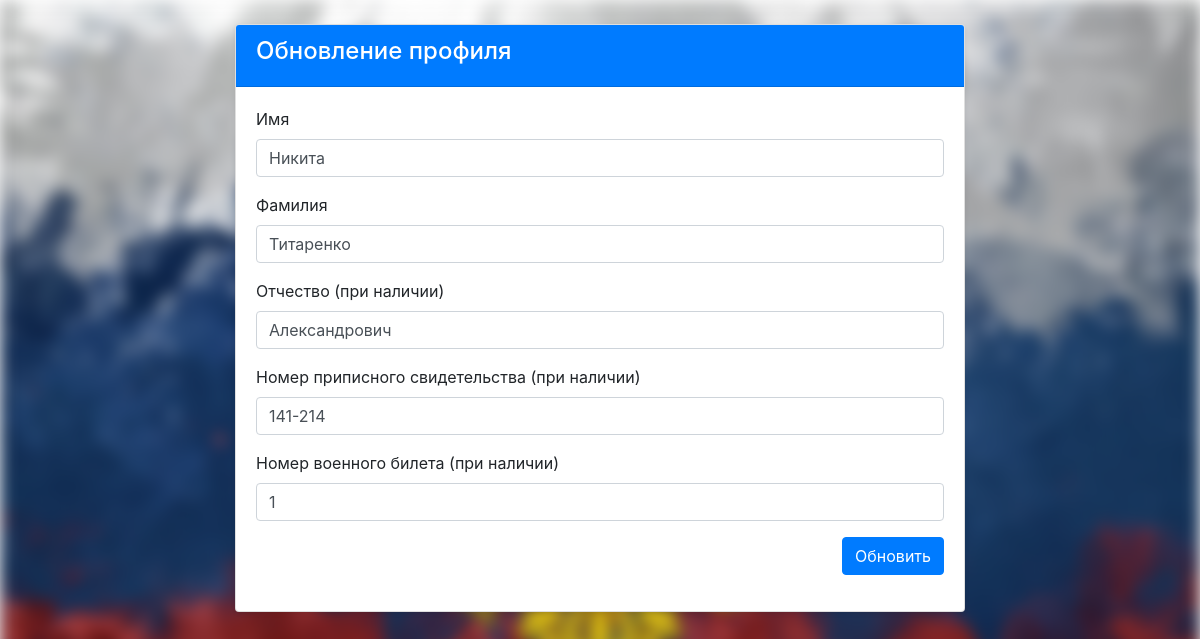
The app's page /update_profile (signed in) with its own data.
### app.py (models this page shows, shortened)
class User(UserMixin, db.Model):
    id = db.Column(db.Integer, primary_key=True)
    username = db.Column(db.String(64), index=True, unique=True)
    password_hash = db.Column(db.String(128))
    first_name = db.Column(db.String(64))
    last_name = db.Column(db.String(64))
    middle_name = db.Column(db.String(64))
    conscription_certificate = db.Column(db.String(64), nullable=True)
    military_id = db.Column(db.String(64), nullable=True)

### app.py (the view, shortened to what this page needs)
@app.route('/update_profile', methods=['GET', 'POST'])
@login_required
def update_profile():
    form = UpdateProfileForm(obj=current_user)
    return render_template('update_profile.html', title='Обновить профиль', form=form)

### app.py
class UpdateProfileForm(FlaskForm):
    first_name = StringField('Имя', validators=[DataRequired()])
    middle_name = StringField('Фамилия', validators=[DataRequired()])
    last_name = StringField('Отчество (при наличии)', validators=[Optional()])
    conscription_certificate = StringField('Номер приписного свидетельства (при наличии)', validators=[Optional()])
    military_id = StringField('Номер военного билета (при наличии)', validators=[Optional()])
    submit = SubmitField('Обновить')

### app.py (called while the page is built)
@login.user_loader
def load_user(id):
    return User.query.get(int(id))

### templates/update_profile.html (shortened to what this page needs)
{% extends "base.html" %}
{% block content %}
<div class="container mt-4">
    <div class="row">
        <div class="col-lg-8 offset-lg-2">
            <div class="card shadow-sm">
                <div class="card-header bg-primary text-white">
                    <h4>Обновление профиля</h4>
                </div>
                <div class="card-body">
                    <form method="POST">
                        <div class="form-group">
                            {{ form.first_name.label(class="form-control-label") }}
                            {{ form.first_name(class="form-control") }}
                        </div>
                        <div class="form-group">
                            {{ form.middle_name.label(class="form-control-label") }}
                            {{ form.middle_name(class="form-control") }}
                        </div>
                        <div class="form-group">
                            {{ form.last_name.label(class="form-control-label") }}
                            {{ form.last_name(class="form-control") }}
                        </div>
                        <div class="form-group">
                            {{ form.conscription_certificate.label(class="form-control-label") }}
                            {{ form.conscription_certificate(class="form-control") }}
                        </div>
                        <div class="form-group">
                            {{ form.military_id.label(class="form-control-label") }}
                            {{ form.military_id(class="form-control") }}
                        </div>
                        <div class="form-group text-right">
                            <button type="submit" class="btn btn-primary">Обновить</button>
                        </div>
                    </form>
                </div>
            </div>
        </div>
    </div>
</div>
{% endblock %}

### static/css/styles.css (style rules this page uses)
body, html { height: 100%; margin: 0; }

### records on screen
User: first_name "Никита", middle_name "Титаренко", last_name "Александрович", conscription_certificate "141-214", military_id "1"
